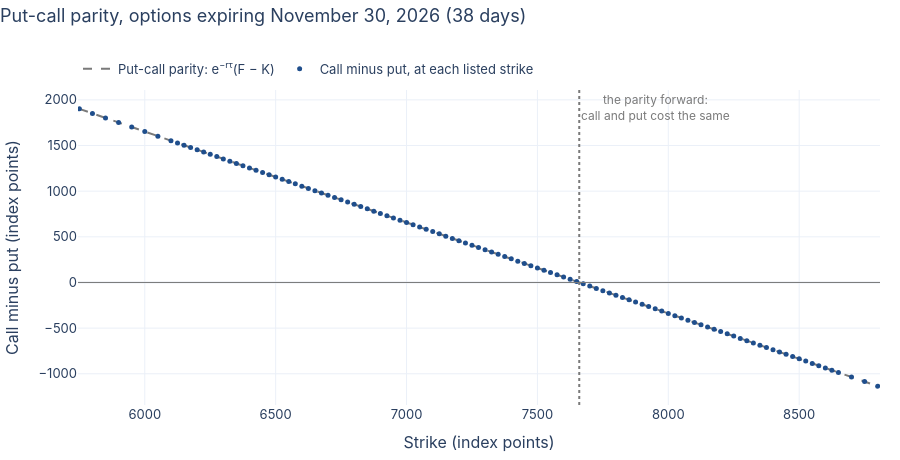

Notebook cell for this chart:
### Markdown cell above
## 5. One expiration's chain

Take the expiration closest to 30 days. Buy the call and sell the put at
the same strike $K$, and at expiration you hold the future's price less
$K$, whatever the future does. So the call's price less the put's is the
value today of that forward position. Plot it at every strike. Hover over
a point to read it.

### Code cell
future_settle = curve.set_index("symbol").loc[chain["underlying"].iloc[0], "settlement"]
figures.fig_parity(chain, forward, rate).show()
print(f"The parity-implied forward is {forward - future_settle:+.2f} index points from the "
      f"{chain['underlying'].iloc[0]} future's own settlement")

### Figure 1 — Plotly figure (JSON) as saved in the notebook; plotly's stock layout.template omitted (floating-point values rounded to 4 significant figures)
{"data": [{"hoverinfo": "skip", "line": {"color": "#7a7a7a", "dash": "dash", "width": 2}, "mode": "lines", "name": "Put-call parity: e<sup>−rτ</sup>(F − K)", "type": "scatter", "x": [5750.0, 8800.0], "y": [1902.0, -1135.0]}, {"hovertemplate": "strike %{x:,.0f}<br>call minus put: %{y:,.2f} points<extra></extra>", "marker": {"color": "#1f4e8c", "size": 5}, "mode": "markers", "name": "Call minus put, at each listed strike", "type": "scatter", "x": [5750.0, 5800.0, 5850.0, 5900.0, 5950.0, 6000.0, 6050.0, 6100.0, 6125.0, 6150.0, 6175.0, 6200.0, 6225.0, 6250.0, 6275.0, 6300.0, 6325.0, 6350.0, 6375.0, 6400.0, 6425.0, 6450.0, 6475.0, 6500.0, 6525.0, 6550.0, 6575.0, 6600.0, 6625.0, 6650.0, 6675.0, 6700.0, 6725.0, 6750.0, 6775.0, 6800.0, 6825.0, 6850.0, 6875.0, 6900.0, 6925.0, 6950.0, 6975.0, 7000.0, 7025.0, 7050.0, 7075.0, 7100.0, 7125.0, 7150.0, 7175.0, 7200.0, 7225.0, 7250.0, 7275.0, 7300.0, 7325.0, 7350.0, 7375.0, 7400.0, 7425.0, 7450.0, 7475.0, 7500.0, 7525.0, 7550.0, 7575.0, 7600.0, 7625.0, 7650.0, 7675.0, 7700.0, 7725.0, 7750.0, 7775.0, 7800.0, 7825.0, 7850.0, 7875.0, 7900.0, 7925.0, 7950.0, 7975.0, 8000.0, 8025.0, 8050.0, 8075.0, 8100.0, 8125.0, 8150.0, 8175.0, 8200.0, 8225.0, 8250.0, 8275.0, 8300.0, 8325.0, 8350.0, 8375.0, 8400.0, 8425.0, 8450.0, 8475.0, 8500.0, 8525.0, 8550.0, 8575.0, 8600.0, 8625.0, 8650.0, 8700.0, 8750.0, 8800.0], "y": [1901.0, 1851.0, 1802.0, 1752.0, 1702.0, 1652.0, 1602.0, 1553.0, 1528.0, 1503.0, 1478.0, 1453.0, 1428.0, 1404.0, 1379.0, 1354.0, 1329.0, 1304.0, 1279.0, 1254.0, 1229.0, 1204.0, 1179.0, 1155.0, 1130.0, 1105.0, 1080.0, 1055.0, 1030.0, 1005.0, 980.5, 955.5, 930.5, 905.8, 880.8, 855.8, 831.0, 806.2, 781.2, 756.2, 731.5, 706.8, 681.8, 657.0, 632.0, 607.0, 582.0, 557.2, 532.2, 507.5, 482.8, 457.8, 433.0, 408.0, 383.2, 358.2, 333.2, 308.5, 283.5, 258.5, 233.8, 209.0, 184.0, 159.0, 134.2, 109.2, 84.25, 59.25, 34.5, 9.75, -15.0, -40.0, -65.0, -89.75, -114.8, -139.5, -164.5, -189.2, -214.5, -239.0, -264.0, -289.0, -313.8, -338.8, -363.6, -388.6, -413.4, -438.3, -463.1, -488.2, -513.0, -537.8, -562.7, -587.5, -612.5, -637.3, -662.4, -687.3, -712.0, -736.9, -761.8, -786.9, -811.7, -836.5, -861.4, -886.4, -911.2, -936.0, -961.0, -985.8, -1036.0, -1085.0, -1135.0]}], "layout": {"annotations": [{"font": {"color": "#7a7a7a", "size": 12}, "showarrow": false, "text": "the parity forward:<br>call and put cost the same", "x": 7660.0, "xanchor": "left", "y": 1, "yanchor": "top", "yref": "paper"}], "font": {"family": "-apple-system, BlinkMacSystemFont, 'Segoe UI', Roboto, sans-serif", "size": 13}, "height": 460, "legend": {"orientation": "h", "x": 0, "y": 1.02, "yanchor": "bottom"}, "margin": {"b": 50, "l": 70, "r": 20, "t": 90}, "shapes": [{"line": {"color": "#7a7a7a", "width": 1}, "type": "line", "x0": 0, "x1": 1, "xref": "x domain", "y0": 0, "y1": 0, "yref": "y"}, {"line": {"color": "#7a7a7a", "dash": "dot"}, "type": "line", "x0": 7660.0, "x1": 7660.0, "xref": "x", "y0": 0, "y1": 1, "yref": "y domain"}], "title": {"text": "Put-call parity, options expiring November 30, 2026 (38 days)", "x": 0, "y": 0.98}, "xaxis": {"range": [5745.0, 8809.0], "title": {"text": "Strike (index points)"}}, "yaxis": {"title": {"text": "Call minus put (index points)"}}}}
